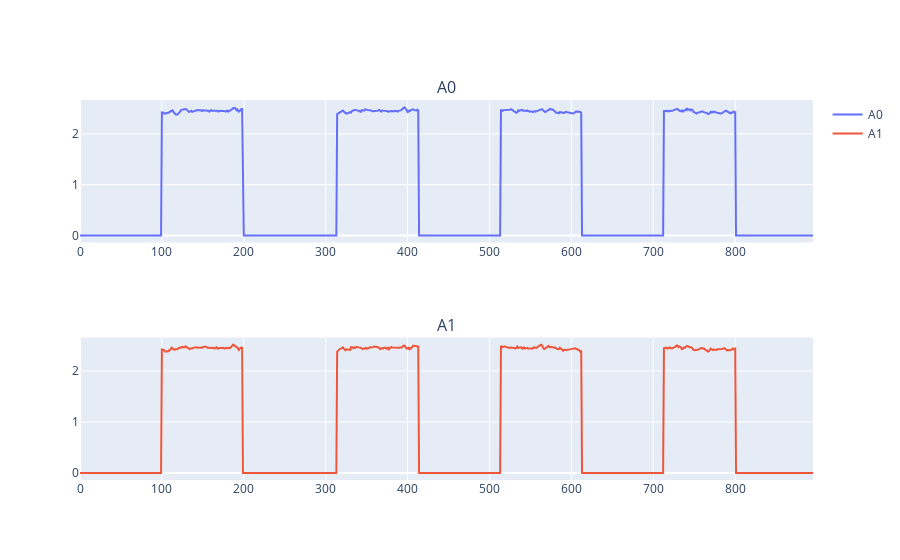

The cell this chart's notebook holds for it:
### Markdown cell above
## Circuito RC

### Code cell
fig = make_subplots(2, 1,subplot_titles=("A0","A1"))
fig.add_trace( go.Scatter(x=c1.index, y=c1["A0(V)"], mode = "lines", name="A0"), row=1, col=1)
fig.add_trace( go.Scatter(x=c1.index, y=c1["A1(V)"], mode = "lines", name="A1"), row=2, col=1)
fig.show()
#Comportamiento en funcion del tiempo del circuito RC

### Figure 1 — Plotly figure (JSON) as saved in the notebook; plotly's stock layout.template omitted (floating-point values rounded to 4 significant figures; data arrays with more than 128 entries replaced by an {"elided": "..."} marker saying what was removed)
{"data": [{"mode": "lines", "name": "A0", "type": "scatter", "x": {"elided": "896 int values"}, "xaxis": "x", "y": {"elided": "896 float values"}, "yaxis": "y"}, {"mode": "lines", "name": "A1", "type": "scatter", "x": {"elided": "896 int values"}, "xaxis": "x2", "y": {"elided": "896 float values"}, "yaxis": "y2"}], "layout": {"annotations": [{"font": {"size": 16}, "showarrow": false, "text": "A0", "x": 0.5, "xanchor": "center", "xref": "paper", "y": 1, "yanchor": "bottom", "yref": "paper"}, {"font": {"size": 16}, "showarrow": false, "text": "A1", "x": 0.5, "xanchor": "center", "xref": "paper", "y": 0.375, "yanchor": "bottom", "yref": "paper"}], "xaxis": {"anchor": "y", "domain": [0, 1]}, "xaxis2": {"anchor": "y2", "domain": [0, 1]}, "yaxis": {"anchor": "x", "domain": [0.625, 1]}, "yaxis2": {"anchor": "x2", "domain": [0, 0.375]}}}
